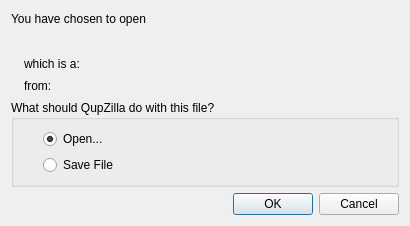
<?xml version="1.0" encoding="UTF-8"?>
<ui version="4.0">
 <class>DownloadOptionsDialog</class>
 <widget class="QDialog" name="DownloadOptionsDialog">
  <property name="geometry">
   <rect>
    <x>0</x>
    <y>0</y>
    <width>410</width>
    <height>226</height>
   </rect>
  </property>
  <property name="minimumSize">
   <size>
    <width>410</width>
    <height>0</height>
   </size>
  </property>
  <property name="maximumSize">
   <size>
    <width>410</width>
    <height>16777215</height>
   </size>
  </property>
  <property name="windowTitle">
   <string>Opening</string>
  </property>
  <layout class="QGridLayout" name="gridLayout_2">
   <item row="0" column="0" colspan="3">
    <widget class="QLabel" name="label">
     <property name="text">
      <string>You have chosen to open</string>
     </property>
    </widget>
   </item>
   <item row="1" column="0" rowspan="3">
    <widget class="QLabel" name="fileIcon">
     <property name="sizePolicy">
      <sizepolicy hsizetype="Maximum" vsizetype="Preferred">
       <horstretch>0</horstretch>
       <verstretch>0</verstretch>
      </sizepolicy>
     </property>
     <property name="text">
      <string/>
     </property>
    </widget>
   </item>
   <item row="1" column="1" colspan="2">
    <widget class="QLabel" name="fileName">
     <property name="text">
      <string/>
     </property>
    </widget>
   </item>
   <item row="2" column="1" colspan="2">
    <layout class="QHBoxLayout" name="horizontalLayout">
     <item>
      <widget class="QLabel" name="label_2">
       <property name="sizePolicy">
        <sizepolicy hsizetype="Fixed" vsizetype="Preferred">
         <horstretch>0</horstretch>
         <verstretch>0</verstretch>
        </sizepolicy>
       </property>
       <property name="text">
        <string>which is a:</string>
       </property>
      </widget>
     </item>
     <item>
      <widget class="QLabel" name="fileType">
       <property name="text">
        <string/>
       </property>
      </widget>
     </item>
    </layout>
   </item>
   <item row="3" column="1" colspan="2">
    <layout class="QHBoxLayout" name="horizontalLayout_2">
     <item>
      <widget class="QLabel" name="label_3">
       <property name="sizePolicy">
        <sizepolicy hsizetype="Fixed" vsizetype="Preferred">
         <horstretch>0</horstretch>
         <verstretch>0</verstretch>
        </sizepolicy>
       </property>
       <property name="text">
        <string>from:</string>
       </property>
      </widget>
     </item>
     <item>
      <widget class="QLabel" name="fromServer">
       <property name="text">
        <string/>
       </property>
      </widget>
     </item>
    </layout>
   </item>
   <item row="4" column="0" colspan="3">
    <widget class="QGroupBox" name="groupBox">
     <property name="title">
      <string>What should QupZilla do with this file?</string>
     </property>
     <layout class="QGridLayout" name="gridLayout">
      <item row="0" column="0">
       <spacer name="horizontalSpacer">
        <property name="orientation">
         <enum>Qt::Horizontal</enum>
        </property>
        <property name="sizeType">
         <enum>QSizePolicy::Fixed</enum>
        </property>
        <property name="sizeHint" stdset="0">
         <size>
          <width>20</width>
          <height>20</height>
         </size>
        </property>
       </spacer>
      </item>
      <item row="0" column="1">
       <widget class="QRadioButton" name="radioOpen">
        <property name="text">
         <string>Open...</string>
        </property>
        <property name="checked">
         <bool>true</bool>
        </property>
       </widget>
      </item>
      <item row="1" column="1">
       <widget class="QRadioButton" name="radioSave">
        <property name="text">
         <string>Save File</string>
        </property>
       </widget>
      </item>
     </layout>
    </widget>
   </item>
   <item row="5" column="0" colspan="3">
    <widget class="QDialogButtonBox" name="buttonBox">
     <property name="orientation">
      <enum>Qt::Horizontal</enum>
     </property>
     <property name="standardButtons">
      <set>QDialogButtonBox::Cancel|QDialogButtonBox::Ok</set>
     </property>
    </widget>
   </item>
  </layout>
 </widget>
 <resources/>
 <connections>
  <connection>
   <sender>buttonBox</sender>
   <signal>accepted()</signal>
   <receiver>DownloadOptionsDialog</receiver>
   <slot>accept()</slot>
   <hints>
    <hint type="sourcelabel">
     <x>248</x>
     <y>254</y>
    </hint>
    <hint type="destinationlabel">
     <x>157</x>
     <y>274</y>
    </hint>
   </hints>
  </connection>
  <connection>
   <sender>buttonBox</sender>
   <signal>rejected()</signal>
   <receiver>DownloadOptionsDialog</receiver>
   <slot>reject()</slot>
   <hints>
    <hint type="sourcelabel">
     <x>316</x>
     <y>260</y>
    </hint>
    <hint type="destinationlabel">
     <x>286</x>
     <y>274</y>
    </hint>
   </hints>
  </connection>
 </connections>
</ui>
